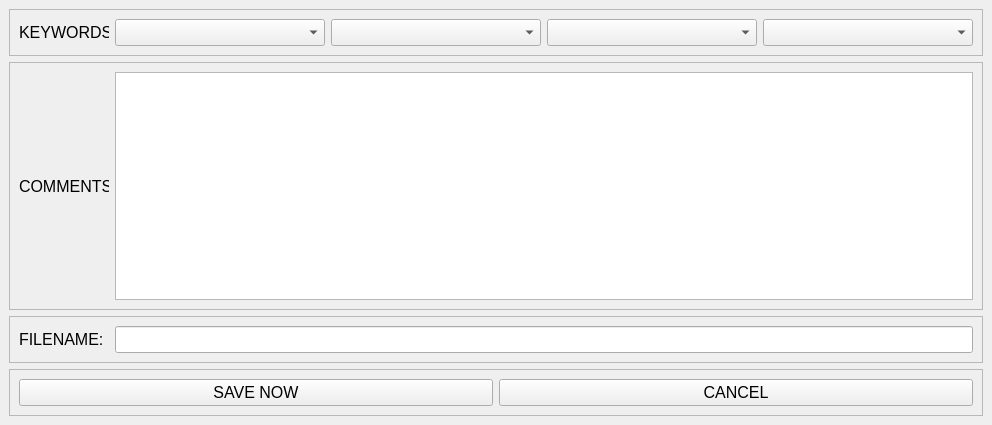
<?xml version="1.0" encoding="UTF-8"?>
<ui version="4.0">
 <class>FileSave</class>
 <widget class="QMainWindow" name="FileSave">
  <property name="geometry">
   <rect>
    <x>0</x>
    <y>0</y>
    <width>992</width>
    <height>425</height>
   </rect>
  </property>
  <property name="windowTitle">
   <string>MainWindow</string>
  </property>
  <widget class="QWidget" name="centralwidget">
   <layout class="QVBoxLayout" name="verticalLayout">
    <item>
     <widget class="QFrame" name="keywordFrame">
      <property name="frameShape">
       <enum>QFrame::StyledPanel</enum>
      </property>
      <property name="frameShadow">
       <enum>QFrame::Raised</enum>
      </property>
      <layout class="QHBoxLayout" name="horizontalLayout_8">
       <item>
        <widget class="QLabel" name="label_6">
         <property name="minimumSize">
          <size>
           <width>90</width>
           <height>0</height>
          </size>
         </property>
         <property name="maximumSize">
          <size>
           <width>90</width>
           <height>16777215</height>
          </size>
         </property>
         <property name="font">
          <font>
           <pointsize>12</pointsize>
          </font>
         </property>
         <property name="text">
          <string>KEYWORDS:</string>
         </property>
        </widget>
       </item>
       <item>
        <widget class="QComboBox" name="areaCombo">
         <property name="font">
          <font>
           <pointsize>12</pointsize>
          </font>
         </property>
        </widget>
       </item>
       <item>
        <widget class="QComboBox" name="comboBox1">
         <property name="font">
          <font>
           <pointsize>12</pointsize>
          </font>
         </property>
        </widget>
       </item>
       <item>
        <widget class="QComboBox" name="comboBox2">
         <property name="font">
          <font>
           <pointsize>12</pointsize>
          </font>
         </property>
        </widget>
       </item>
       <item>
        <widget class="QComboBox" name="comboBox3">
         <property name="font">
          <font>
           <pointsize>12</pointsize>
          </font>
         </property>
        </widget>
       </item>
      </layout>
     </widget>
    </item>
    <item>
     <widget class="QFrame" name="commentFrame">
      <property name="minimumSize">
       <size>
        <width>0</width>
        <height>200</height>
       </size>
      </property>
      <property name="frameShape">
       <enum>QFrame::StyledPanel</enum>
      </property>
      <property name="frameShadow">
       <enum>QFrame::Raised</enum>
      </property>
      <layout class="QHBoxLayout" name="horizontalLayout_7">
       <item>
        <widget class="QLabel" name="label_5">
         <property name="minimumSize">
          <size>
           <width>90</width>
           <height>0</height>
          </size>
         </property>
         <property name="maximumSize">
          <size>
           <width>90</width>
           <height>16777215</height>
          </size>
         </property>
         <property name="baseSize">
          <size>
           <width>0</width>
           <height>200</height>
          </size>
         </property>
         <property name="font">
          <font>
           <pointsize>12</pointsize>
          </font>
         </property>
         <property name="text">
          <string>COMMENTS:</string>
         </property>
        </widget>
       </item>
       <item>
        <widget class="QPlainTextEdit" name="commentsSection">
         <property name="font">
          <font>
           <pointsize>12</pointsize>
          </font>
         </property>
        </widget>
       </item>
      </layout>
     </widget>
    </item>
    <item>
     <widget class="QFrame" name="filenameFrame">
      <property name="frameShape">
       <enum>QFrame::StyledPanel</enum>
      </property>
      <property name="frameShadow">
       <enum>QFrame::Raised</enum>
      </property>
      <layout class="QHBoxLayout" name="horizontalLayout_6">
       <item>
        <widget class="QLabel" name="label_4">
         <property name="minimumSize">
          <size>
           <width>90</width>
           <height>0</height>
          </size>
         </property>
         <property name="maximumSize">
          <size>
           <width>90</width>
           <height>16777215</height>
          </size>
         </property>
         <property name="font">
          <font>
           <pointsize>12</pointsize>
          </font>
         </property>
         <property name="text">
          <string>FILENAME:</string>
         </property>
        </widget>
       </item>
       <item>
        <widget class="QLineEdit" name="file_name_entry">
         <property name="font">
          <font>
           <pointsize>12</pointsize>
          </font>
         </property>
        </widget>
       </item>
      </layout>
     </widget>
    </item>
    <item>
     <widget class="QFrame" name="burronFrame">
      <property name="frameShape">
       <enum>QFrame::StyledPanel</enum>
      </property>
      <property name="frameShadow">
       <enum>QFrame::Raised</enum>
      </property>
      <layout class="QHBoxLayout" name="horizontalLayout_5">
       <item>
        <widget class="QPushButton" name="saveNowButton_2">
         <property name="minimumSize">
          <size>
           <width>200</width>
           <height>0</height>
          </size>
         </property>
         <property name="font">
          <font>
           <pointsize>12</pointsize>
          </font>
         </property>
         <property name="text">
          <string>SAVE NOW</string>
         </property>
        </widget>
       </item>
       <item>
        <widget class="QPushButton" name="cancelButton_2">
         <property name="minimumSize">
          <size>
           <width>200</width>
           <height>0</height>
          </size>
         </property>
         <property name="font">
          <font>
           <pointsize>12</pointsize>
          </font>
         </property>
         <property name="text">
          <string>CANCEL</string>
         </property>
        </widget>
       </item>
      </layout>
     </widget>
    </item>
   </layout>
  </widget>
 </widget>
 <resources/>
 <connections/>
</ui>
